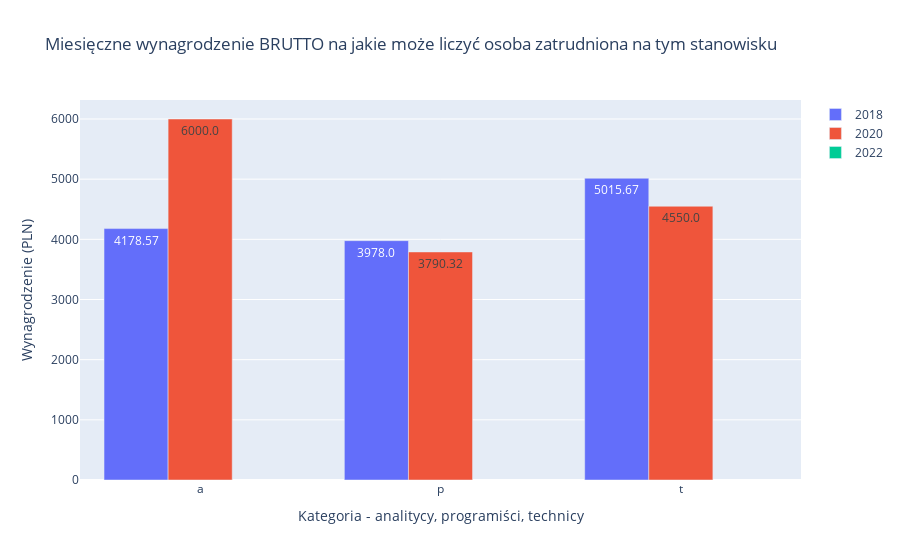

Here is the notebook cell this chart was saved with:
### Markdown cell above
W9 - Biorąc pod uwagę wszystkie te wymagania, na jakie
MIESIĘCZNE wynagrodzenie BRUTTO mogłaby liczyć
zatrudniona osoba pracująca na tym stanowisku w pełnym
wymiarze godzin?

### Code cell
results_pay = {year: dict() for year in years}
for year in years:
    for job_type in job_types:
        #if 'W4' in dfs[year][job_type].columns.tolist():
        df = dfs[year][job_type]
        df['W9'] = df['W9'].fillna(0).astype(int)
        filtered_df = df[df['W9'] != 0]
        mean_exp = filtered_df['W9'].mean()
        results_pay[year][job_type] = mean_exp
results_pay
data = results_pay
# Prepare data for plotting
categories = ['a', 'p', 't']
years = list(data.keys())
a_values = [data[year]['a'] for year in years]
p_values = [data[year]['p'] for year in years]
t_values = [data[year]['t'] for year in years]

# Create traces for each year
trace_2018 = go.Bar(
    x=categories,
    y=[data[2018][cat] for cat in categories],
    text=[round(data[2018][cat],2) for cat in categories],
    name='2018'
)

trace_2020 = go.Bar(
    x=categories,
    y=[data[2020][cat] for cat in categories],
    text=[round(data[2020][cat],2) for cat in categories],
    name='2020'
)

trace_2022 = go.Bar(
    x=categories,
    y=[data[2022][cat] for cat in categories],
    text=[round(data[2022][cat], 2) for cat in categories],
    name='2022'
)

# Create the figure with grouped bar mode
fig = go.Figure(data=[trace_2018, trace_2020, trace_2022])

fig.update_layout(
    barmode='group',
    title='Miesięczne wynagrodzenie BRUTTO na jakie może liczyć osoba zatrudniona na tym stanowisku',
    xaxis_title='Kategoria - analitycy, programiści, technicy',
    yaxis_title='Wynagrodzenie (PLN)'
)

# Show plot
fig.show()

### Figure 1 — Plotly figure (JSON) as saved in the notebook; plotly's stock layout.template omitted (floating-point values rounded to 4 significant figures)
{"data": [{"name": "2018", "text": ["4178.57", "3978.0", "5015.67"], "type": "bar", "x": ["a", "p", "t"], "y": [4179.0, 3978, 5016.0]}, {"name": "2020", "text": ["6000.0", "3790.32", "4550.0"], "type": "bar", "x": ["a", "p", "t"], "y": [6000, 3790.0, 4550]}, {"name": "2022", "text": ["nan", "nan", "nan"], "type": "bar", "x": ["a", "p", "t"], "y": [null, null, null]}], "layout": {"barmode": "group", "title": {"text": "Miesięczne wynagrodzenie BRUTTO na jakie może liczyć osoba zatrudniona na tym stanowisku"}, "xaxis": {"title": {"text": "Kategoria - analitycy, programiści, technicy"}}, "yaxis": {"title": {"text": "Wynagrodzenie (PLN)"}}}}
